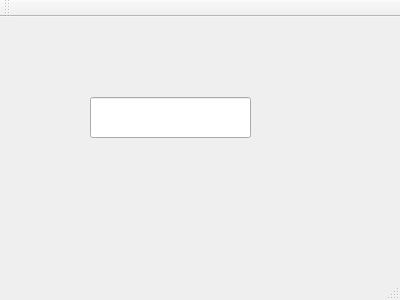
<?xml version="1.0" encoding="UTF-8"?>
<ui version="4.0">
 <class>MainWindow</class>
 <widget class="QMainWindow" name="MainWindow">
  <property name="geometry">
   <rect>
    <x>0</x>
    <y>0</y>
    <width>400</width>
    <height>300</height>
   </rect>
  </property>
  <property name="windowTitle">
   <string>MainWindow</string>
  </property>
  <widget class="QWidget" name="centralWidget">
   <widget class="QLineEditNumKeyBoard" name="lineEdit">
    <property name="geometry">
     <rect>
      <x>90</x>
      <y>80</y>
      <width>161</width>
      <height>41</height>
     </rect>
    </property>
   </widget>
  </widget>
  <widget class="QMenuBar" name="menuBar">
   <property name="geometry">
    <rect>
     <x>0</x>
     <y>0</y>
     <width>400</width>
     <height>26</height>
    </rect>
   </property>
  </widget>
  <widget class="QToolBar" name="mainToolBar">
   <attribute name="toolBarArea">
    <enum>TopToolBarArea</enum>
   </attribute>
   <attribute name="toolBarBreak">
    <bool>false</bool>
   </attribute>
  </widget>
  <widget class="QStatusBar" name="statusBar"/>
 </widget>
 <layoutdefault spacing="6" margin="11"/>
 <customwidgets>
  <customwidget>
   <class>QLineEditNumKeyBoard</class>
   <extends>QLineEdit</extends>
   <header>./keyboard/qlineeditnumkeyboard.h</header>
  </customwidget>
 </customwidgets>
 <resources/>
 <connections/>
</ui>
